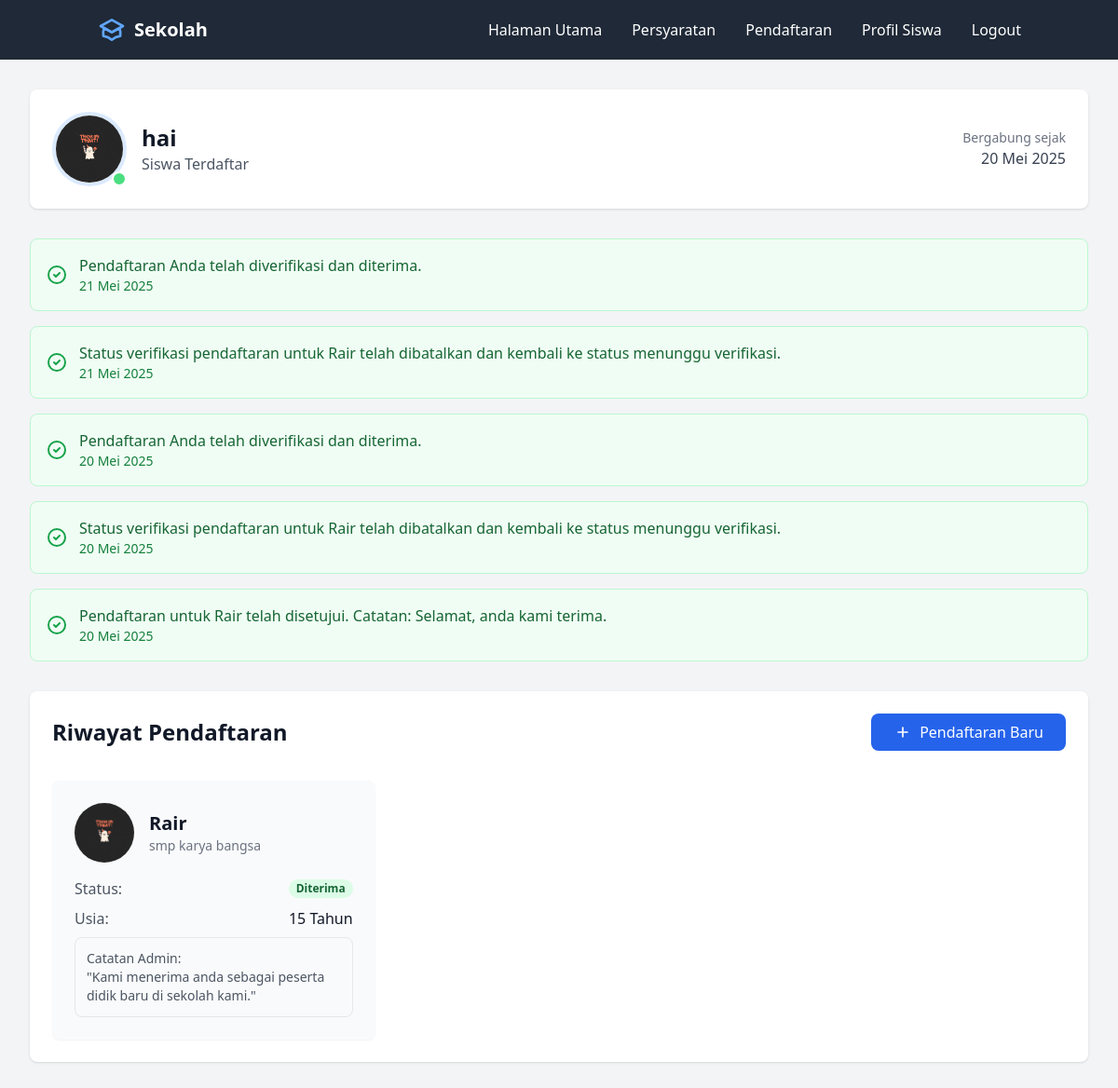
Screenshot of /form/student/dashboard (signed in) with the database file from the repository.
### app/models.py (models this page shows, shortened)
class Form(db.Model):
    id = db.Column(db.Integer, primary_key=True)
    user_id = db.Column(db.Integer, db.ForeignKey('user.id'), nullable=False)
    student_name = db.Column(db.String(100), nullable=False)
    student_age = db.Column(db.Integer, nullable=False)
    student_email = db.Column(db.String(120), nullable=False)
    school_name = db.Column(db.String(100), nullable=False)
    image_path = db.Column(db.String(255), nullable=False)
    document_path = db.Column(db.String(255), nullable=False)
    status = db.Column(db.String(20), nullable=False, default='pending')
    verified_by = db.Column(db.Integer, db.ForeignKey('user.id'), nullable=True)
    verification_date = db.Column(db.DateTime, nullable=True)
    verification_note = db.Column(db.Text, nullable=True)
    is_verified = db.Column(db.Boolean, default=False)
    timestamp = db.Column(db.DateTime, default=datetime.utcnow)
    payment_status = db.Column(db.String(20), default='pending', nullable=False)
    payment_proof = db.Column(db.String(255), nullable=True)
    payment_uploaded_at = db.Column(db.DateTime, default=datetime.utcnow)
    payment_verified_at = db.Column(db.DateTime, nullable=True)
    payment_verified_by = db.Column(db.Integer, db.ForeignKey('user.id'), nullable=True)
    payment_note = db.Column(db.Text, nullable=True)
    payment_verifier = db.relationship('User',
        foreign_keys=[payment_verified_by],
        backref='verified_payments'
    )

class User(UserMixin, db.Model):
    id = db.Column(db.Integer, primary_key=True)
    username = db.Column(db.String(100), unique=True, nullable=False)
    password = db.Column(db.String(256), nullable=False)
    role = db.Column(db.String(20), nullable=False, default=UserRole.STUDENT.value)
    created_at = db.Column(db.DateTime, default=datetime.utcnow)
    submitted_forms = db.relationship('Form',
        backref='submitter',
        foreign_keys='Form.user_id',
        lazy=True
    )
    verified_forms = db.relationship('Form',
        backref='verifier',
        foreign_keys='Form.verified_by',
        lazy=True
    )
    notifications = db.relationship('Notification',
        backref='user',
        lazy=True,
        cascade='all, delete-orphan'
    )

class Notification(db.Model):
    id = db.Column(db.Integer, primary_key=True)
    user_id = db.Column(db.Integer, db.ForeignKey('user.id'), nullable=False)
    form_id = db.Column(db.Integer, db.ForeignKey('form.id'), nullable=True)
    message = db.Column(db.String(255), nullable=False)
    timestamp = db.Column(db.DateTime, default=datetime.utcnow)
    read = db.Column(db.Boolean, default=False)

### app/routes/form.py (the view)
@form_bp.route('/student/dashboard')
@login_required
def student_dashboard():
    user_forms = Form.query.filter_by(user_id=current_user.id).order_by(Form.id.desc()).all()
    notifications = Notification.query.filter_by(
        user_id=current_user.id
    ).order_by(Notification.timestamp.desc()).limit(5).all()
    for notification in notifications:
        if not notification.read:
            notification.read = True
    db.session.commit()
    return render_template('parts/studentdashboard.html',
                         user_forms=user_forms,
                         notifications=notifications)

### app/utils/filters.py (called while the page is built)
def format_indonesian_date(date):
    if not date:
        return '-'
    MONTHS_IN_INDONESIAN = {
        'January': 'Januari',
        'February': 'Februari',
        'March': 'Maret',
        'April': 'April',
        'May': 'Mei',
        'June': 'Juni',
        'July': 'Juli',
        'August': 'Agustus',
        'September': 'September',
        'October': 'Oktober',
        'November': 'November',
        'December': 'Desember'
    }
    english_date = date.strftime('%d %B %Y')
    for eng, ind in MONTHS_IN_INDONESIAN.items():
        if eng in english_date:
            return english_date.replace(eng, ind)
    return english_date

### app/templates/parts/studentdashboard.html
{% extends "base1.html" %}
{% block content %}
<div class="min-h-screen bg-gray-100 p-8">
    <div class="max-w-7xl mx-auto">
        <div class="bg-white rounded-lg shadow p-6 mb-8">
            <div class="flex items-center justify-between">
                <div class="flex items-center space-x-4">
                    <div class="relative">
                        <img class="h-20 w-20 rounded-full object-cover border-4 border-blue-100"
                             src="{{ url_for('static', filename='uploads/student_images/' + latest_form.image_path) if latest_form else url_for('static', filename='default-profile.jpg') }}"
                             alt="Profile photo">
                        <span class="absolute bottom-0 right-0 w-4 h-4 bg-green-400 rounded-full border-2 border-white"></span>
                    </div>
                    <div>
                        <h1 class="text-2xl font-bold text-gray-900">{{ current_user.username }}</h1>
                        <p class="text-gray-600">Siswa Terdaftar</p>
                    </div>
                </div>
                <div class="text-right">
                    <p class="text-sm text-gray-500">Bergabung sejak</p>
                    <p class="font-medium text-gray-700">{{ current_user.created_at|indonesian_date }}</p>
                </div>
            </div>
        </div>
        {% if notifications %}
        <div class="mb-8 space-y-4">
            {% for notification in notifications %}
            <div class="p-4 bg-green-50 rounded-lg border border-green-200 flex items-center">
                <svg class="h-6 w-6 text-green-600 mr-3" fill="none" stroke="currentColor" viewBox="0 0 24 24">
                    <path stroke-linecap="round" stroke-linejoin="round" stroke-width="2" d="M9 12l2 2 4-4m6 2a9 9 0 11-18 0 9 9 0 0118 0z"></path>
                </svg>
                <div>
                    <p class="text-green-800 font-medium">{{ notification.message }}</p>
                    <p class="text-green-700 text-sm">{{ notification.timestamp|indonesian_date }}</p>
                </div>
            </div>
            {% endfor %}
        </div>
        {% endif %}
        <div class="bg-white rounded-lg shadow p-6">
            <div class="flex justify-between items-center mb-8">
                <h2 class="text-2xl font-bold text-gray-900">Riwayat Pendaftaran</h2>
                <a href="{{ url_for('form_bp.pendaftaran') }}"
                   class="bg-blue-600 hover:bg-blue-700 text-white px-6 py-2 rounded-lg flex items-center">
                    <svg class="w-5 h-5 mr-2" fill="none" stroke="currentColor" viewBox="0 0 24 24">
                        <path stroke-linecap="round" stroke-linejoin="round" stroke-width="2" d="M12 6v6m0 0v6m0-6h6m-6 0H6"></path>
                    </svg>
                    Pendaftaran Baru
                </a>
            </div>
            <div class="grid grid-cols-1 md:grid-cols-2 lg:grid-cols-3 gap-6">
                {% for form in user_forms %}
                <div class="bg-gray-50 rounded-lg shadow-sm p-6 hover:shadow-md transition-shadow">
                    <div class="flex items-center mb-4">
                        <img class="h-16 w-16 rounded-full object-cover mr-4"
                             src="{{ url_for('static', filename='uploads/student_images/' + form.image_path) }}"
                             alt="Student photo">
                        <div>
                            <h2 class="text-xl font-bold text-gray-900">{{ form.student_name }}</h2>
                            <p class="text-sm text-gray-500">{{ form.school_name }}</p>
                        </div>
                    </div>
                    <div class="space-y-2">
                        <div class="flex justify-between items-center">
                        <span class="text-gray-600">Status:</span>
                        <span class="px-2 inline-flex text-xs leading-5 font-semibold rounded-full
                            {% if form.status == 'approved' %}bg-green-100 text-green-800
                            {% elif form.status == 'rejected' %}bg-red-100 text-red-800
                            {% else %}bg-yellow-100 text-yellow-800{% endif %}">
                            {% if form.status == 'approved' %}
                                Diterima
                            {% elif form.status == 'rejected' %}
                                Ditolak
                            {% else %}
                                Menunggu Verifikasi
                            {% endif %}
                        </span>
                    </div>
                        <div class="flex justify-between">
                            <span class="text-gray-600">Usia:</span>
                            <span class="text-gray-900">{{ form.student_age }} Tahun</span>
                        </div>
                        {% if form.verification_note %}
                        <div class="mt-4 p-3 bg-gray-50 rounded-lg border border-gray-200">
                            <p class="text-sm text-gray-600">
                                <span class="font-medium">Catatan Admin:</span><br>
                                "{{ form.verification_note }}"
                            </p>
                        </div>
                        {% endif %}
                    </div>
                </div>
                {% else %}
                <div class="col-span-full text-center py-12">
                    <p class="text-gray-500">Belum ada riwayat pendaftaran</p>
                </div>
                {% endfor %}
            </div>
        </div>
    </div>
</div>
{% endblock %}

### rows the page displays
Form: image_path (picture), student_name "Rair", school_name "smp karya bangsa", status "Diterima", student_age "15", verification_note "Kami menerima anda sebagai peserta didik baru di sekolah kami."
User: username "hai", created_at|indonesian_date "20 Mei 2025"
Notification: message "Pendaftaran Anda telah diverifikasi dan diterima.", timestamp|indonesian_date "21 Mei 2025"
Notification: message "Status verifikasi pendaftaran untuk Rair telah dibatalkan dan kembali ke status menunggu verifikasi.", timestamp|indonesian_date "21 Mei 2025"
Notification: message "Pendaftaran Anda telah diverifikasi dan diterima.", timestamp|indonesian_date "20 Mei 2025"
Notification: message "Status verifikasi pendaftaran untuk Rair telah dibatalkan dan kembali ke status menunggu verifikasi.", timestamp|indonesian_date "20 Mei 2025"
Notification: message "Pendaftaran untuk Rair telah disetujui. Catatan: Selamat, anda kami terima.", timestamp|indonesian_date "20 Mei 2025"
